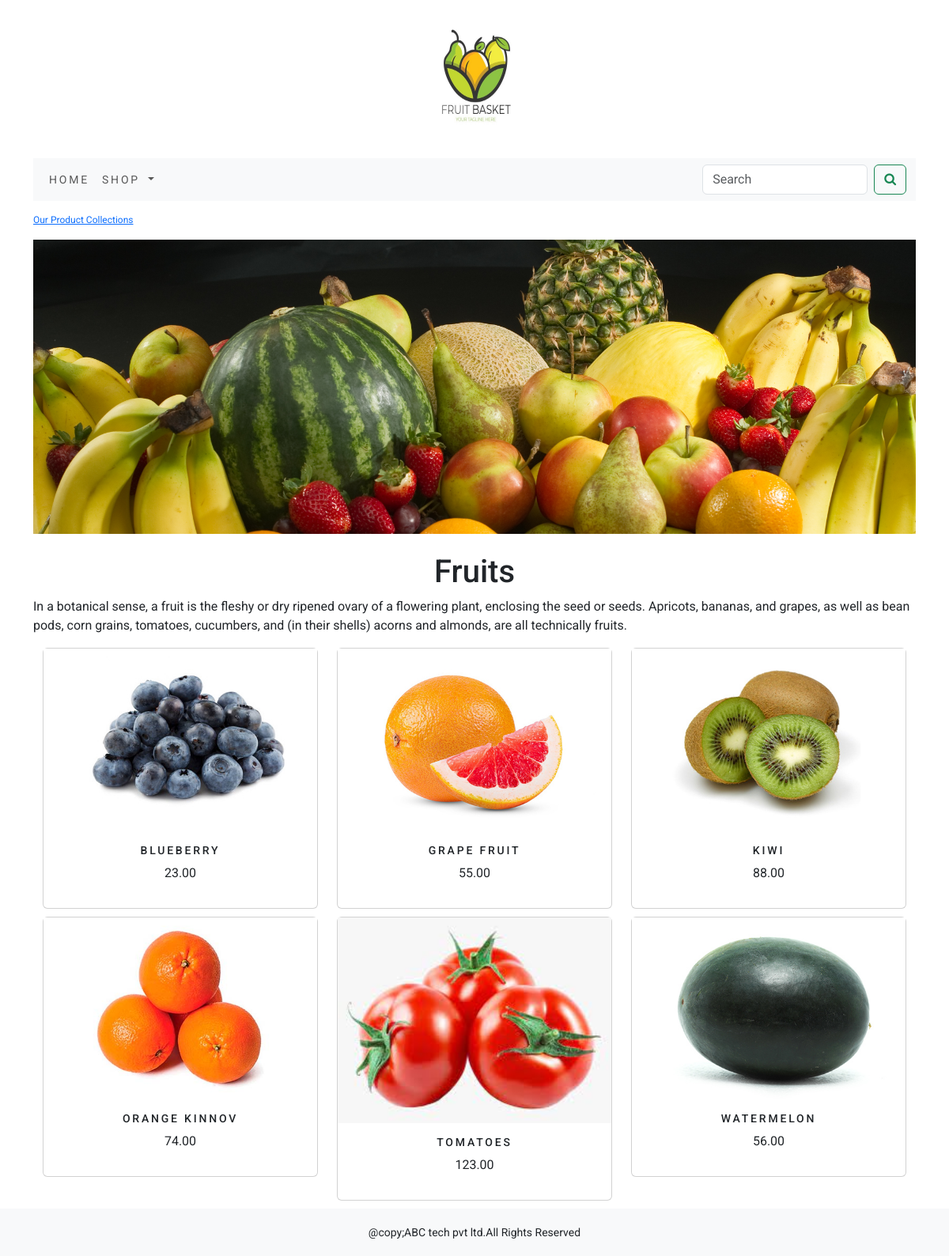
The app's page /shop/fruits/ with its own data.
### shop/models.py (models this page shows, shortened)
class Category(models.Model):
    name = models.CharField(max_length=250, unique=True)
    slug = models.SlugField(max_length=250, unique=True)
    description = models.TextField(blank=True)
    image = models.ImageField(upload_to='category', blank=True)
    class Meta:
        ordering = ('name',)
        verbose_name = 'category'
        verbose_name_plural = 'categories'
    def get_url(self):
        return reverse('shop:products_by_category',args=[self.slug])

class Product(models.Model):
    name = models.CharField(max_length=250, unique=True)
    slug = models.SlugField(max_length=250, unique=True)
    description = models.TextField(blank=True)
    price = models.DecimalField(max_digits=10, decimal_places=2)
    category = models.ForeignKey(Category, on_delete=models.CASCADE)
    image = models.ImageField(upload_to='product', blank=True)
    stock = models.IntegerField()
    available = models.BooleanField(default=True)
    created = models.DateTimeField(auto_now_add=True)
    updated = models.DateTimeField(auto_now=True)
    def get_url(self):
        return reverse('shop:prodCatdetail',args=[self.category.slug,self.slug])
    class Meta:
        ordering = ('name',)
        verbose_name = 'product'
        verbose_name_plural = 'products'

### shop/views.py (the view)
# urls.py: path('',views.allProdCat,name='allProdCat'),
def allProdCat(request,c_slug=None):
    c_page=None
    products_list=None
    if c_slug!=None:
        c_page=get_object_or_404(Category,slug=c_slug)
        products_list=Product.objects.all().filter(category=c_page,available=True)
    else:
        products_list=Product.objects.all().filter(available=True)
    paginator=Paginator(products_list,6)
    try:
        page=int(request.GET.get('page',1))
    except:
        page=1
    try:
        products=paginator.page(page)
    except (EmptyPage,InvalidPage):
        products=paginator.page(paginator.num_pages)
    return render(request,"category.html",{'category':c_page,'products':products})

### cart/context_processors.py (called while the page is built)
def counter(request):
    item_count=0
    if 'admin' in request.path:
        return {}
    else:
        try:
            cart=Cart.objects.filter(cart_id=_cart_id(request))
            cart_items=CartItem.objects.all().filter(cart=cart[:1])
            for cart_item in cart_items:
                item_count+=cart_item.quantity
        except Cart.DoesNotExist:
            item_count=0
    return dict(item_count=item_count)

### cart/views.py (called while the page is built)
def _cart_id(request):
    cart = request.session.session_key
    if not cart:
        cart = request.session.create()
    return cart

### shop/context_processors.py (called while the page is built)
def menu_links(request):
    links=Category.objects.all()
    return dict(links=links)

### templates/category.html (shortened to what this page needs)
{% extends 'base.html' %}
{% load static %}
{% block content %}
{% if category %}
    <div>
        <div class="row my_row_class">
            <div class="mx_auto">
            <p><a href="{% url 'shop:allProdCat' %}">Our Product Collections</a></p>
        </div>
            </div>
    </div>
    {% endif %}
<div class="mx_auto">
    {% if category %}
        <img class="my_image" src="{{category.image.url}}" alt="{{category.name}}">
</div>
<br>
<div>
    <h1 class="text-center my_title">{{category.name}}</h1>
    <p class="text-justify">{{category.description}}</p>
</div>
{% endif %}
<div class="container">
    <div class="row max-auto">
        {% for product in products.object_list %}
    <div class="my_bottom_margin col-9 col-sm-12 col-md-4 col-lg-4">
        <div class="card text-center" style="min-width:18rem;">
            <a href="{{product.get_url}}"><img class="card-image-top my_image" src="{{product.image.url}}" alt="{{product.name}}"></a>
        <div class="card-body">
            <h4>{{product.name}}</h4>
            <p>{{product.price}}</p>
        </div>
        </div>
    </div>
        {% endfor %}
</div>
</div>
    {% endblock %}

### static/css/custom.css (style rules this page uses)
body { font-family: "Roboto", sans-serif; }
.my_row_class { padding-top: 15px; }
.my_row_class .mx_auto { color : #000; font-size : 12px; }
.my_image { width : 100%; height :auto; }
.my_bottom_margin { margin-bottom : 10px; }
.card-body h4 { font-size : 14px; text-transform : uppercase; letter-spacing : .2em; }

### records on screen
Category: image (picture), name "Fruits", description "In a botanical sense, a fruit is the fleshy or dry ripened ovary of a flowering plant, enclosing the seed or seeds. Apricots, bananas, and grapes, as well as bean pods, corn grains, tomatoes, cucumbers, and (in their shells) acorns and almonds, are all technically fruits."
Product: image (picture), name "BLUEBERRY", price "23.00"
Product: image (picture), name "GRAPE FRUIT", price "55.00"
Product: image (picture), name "KIWI", price "88.00"
Product: image (picture), name "ORANGE KINNOV", price "74.00"
Product: image (picture), name "TOMATOES", price "123.00"
Product: image (picture), name "WATERMELON", price "56.00"
